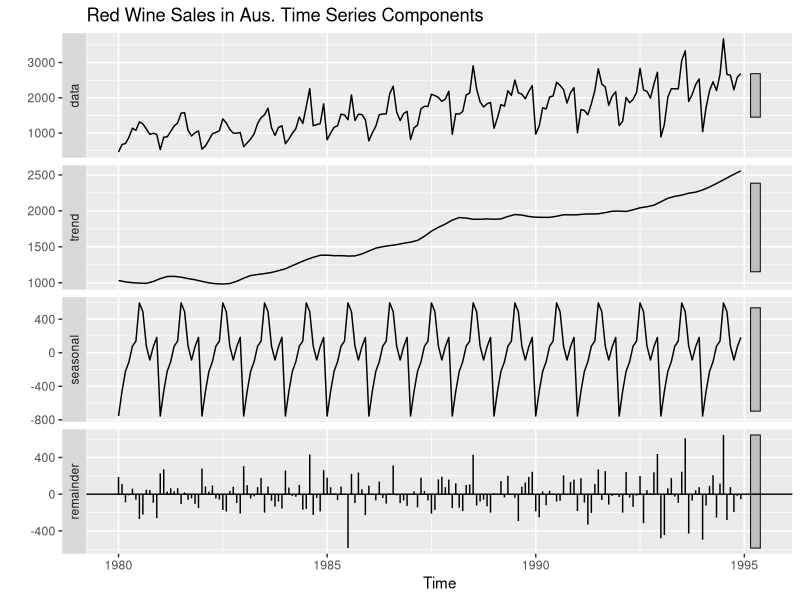
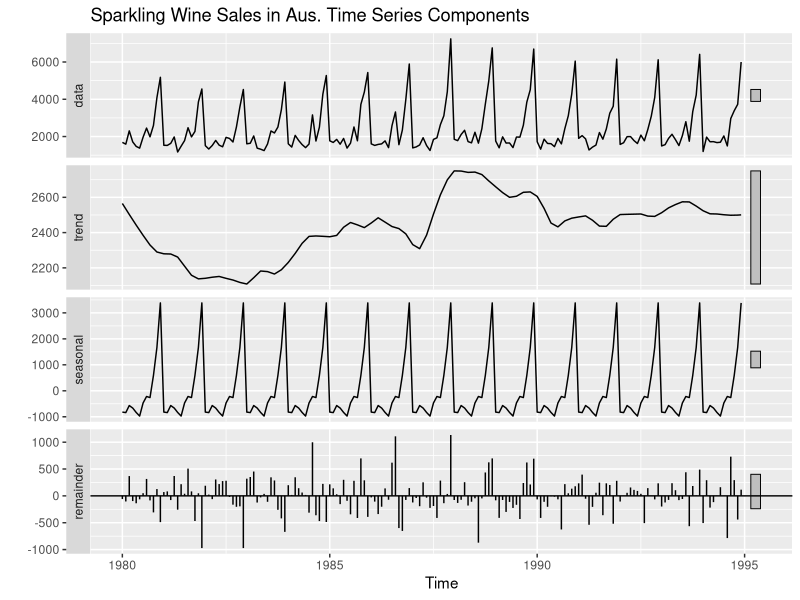
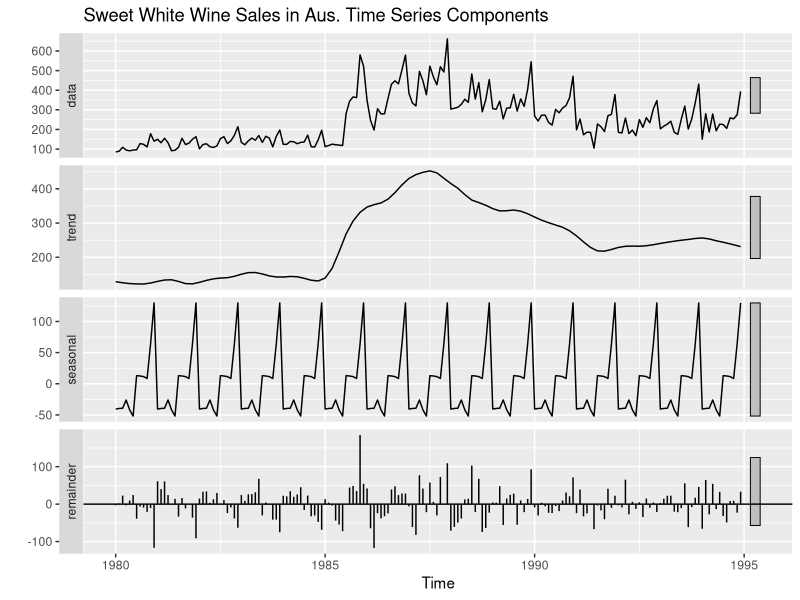
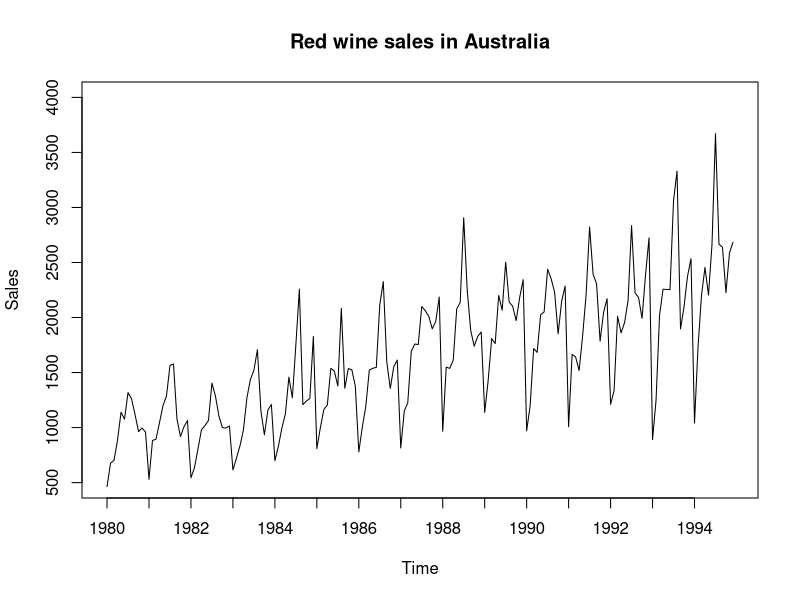
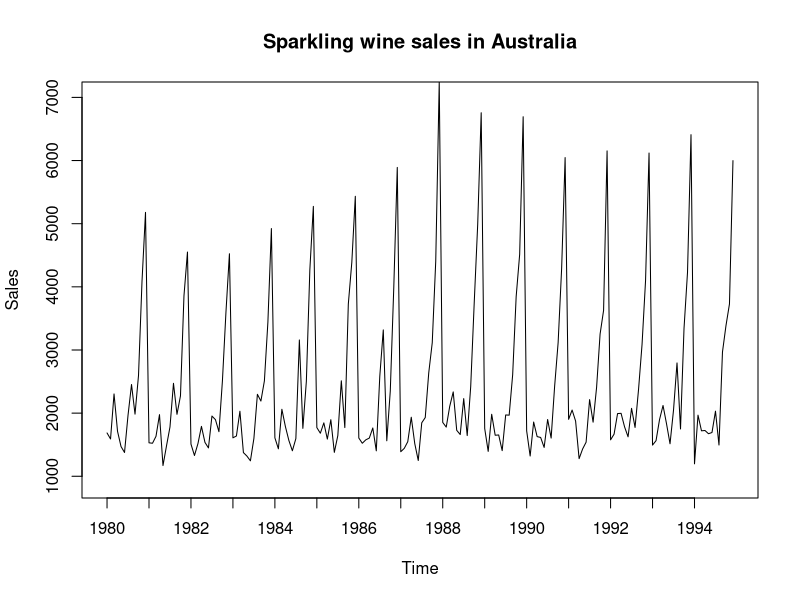
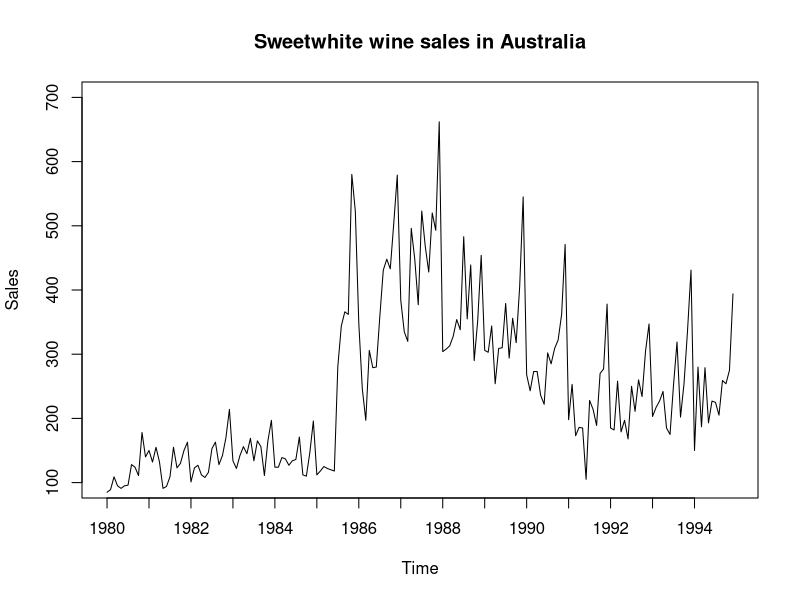
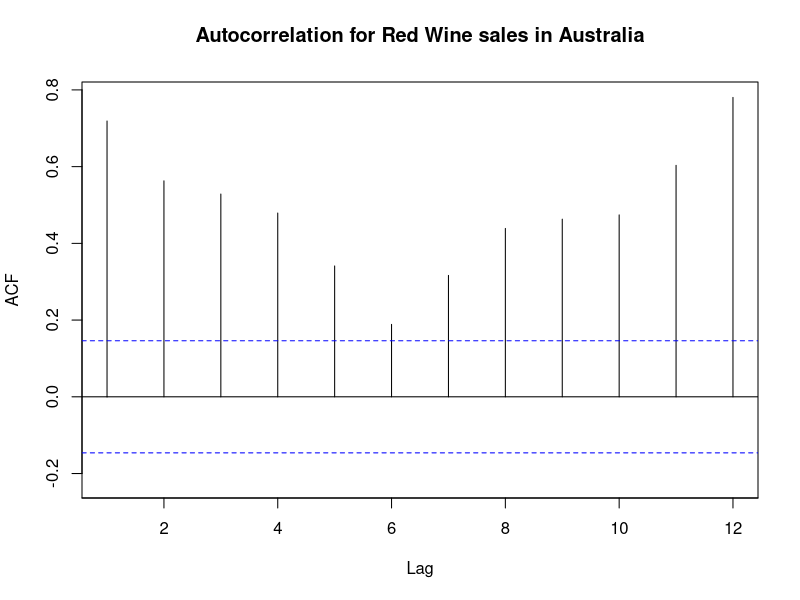
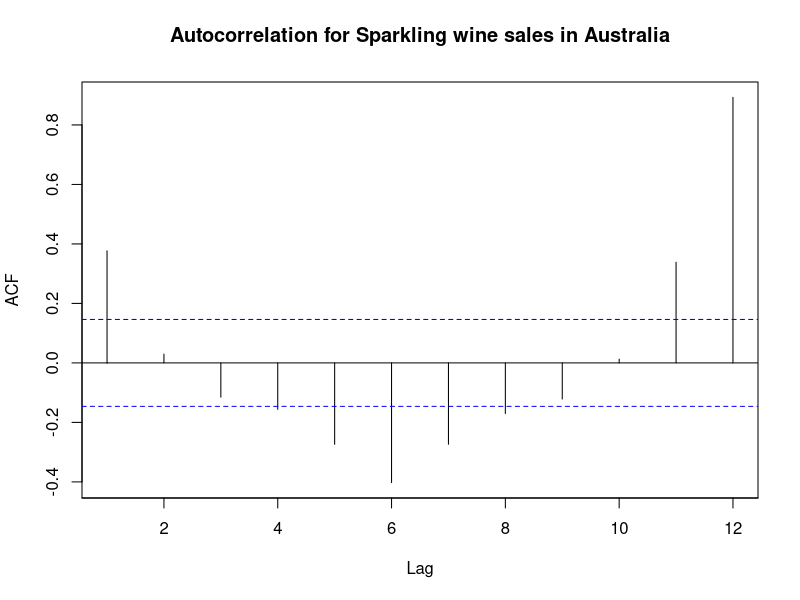

Source code (R) for these figures, in order: (Note: this script raises an error after producing the figures.)
## USE FORECAST LIBRARY.

library(forecast)
library(zoo)
# library(ggplot2)

# Set working directory for locating files.
setwd("/Users/rahulchada/Documents/673 Times series analytics")

# Create data frame.
Auswinesales.data <- read.csv("AusWineSales.csv")

# See the first 6 records of the file.
head(Auswinesales.data)

# See the last 6 records of the file.
tail(Auswinesales.data)

# Function ts() takes three arguments: start, end, and freq.
# With monthly data, frequency (freq) of periods in a season (year) is 12.
# With quarterly data, frequency in a season (year) is equal to 4.
# Arguments start and end are pairs: (season number, period number).
redwine.ts <- ts(Auswinesales.data$Red,
                   start = c(1980, 1), end = c(1994, 12), freq = 12)

sparkling.ts <- ts(Auswinesales.data$Sparkling,
                 start = c(1980, 1), end = c(1994, 12), freq = 12)

sweetwhite.ts <- ts(Auswinesales.data$Sweetwhite,
                 start = c(1980, 1), end = c(1994, 12), freq = 12)


# Use stl() function to plot times series components of the original data.
# The plot includes original data, trend, seasonal, and reminder
# (level and noise component).
redwinesales.stl <- stl(redwine.ts, s.window = "periodic")
autoplot(redwinesales.stl, main = "Red Wine Sales in Aus. Time Series Components")

sparkwinesales.stl <- stl(sparkling.ts, s.window = "periodic")
autoplot(sparkwinesales.stl, main = "Sparkling Wine Sales in Aus. Time Series Components")

sweetwinesales.stl <- stl(sweetwhite.ts, s.window = "periodic")
autoplot(sweetwinesales.stl, main = "Sweet White Wine Sales in Aus. Time Series Components")

## Use plot() to plot time series data  Red Wine
red_plt <- plot(redwine.ts,
     xlab = "Time", ylab = "Sales",
     ylim = c(500, 4000), xaxt = 'n',
     main = "Red wine sales in Australia")

# Establish x-axis scale interval for time in months.
axis(1, at = seq(1980, 1994, 1), labels = format(seq(1980, 1994, 1)))

## Use plot() to plot time series data of Sparkling wine
spark_plt <- plot(sparkling.ts,
     xlab = "Time", ylab = "Sales",
     ylim = c(900, 7000), xaxt = 'n',
     main = "Sparkling wine sales in Australia")

# Establish x-axis scale interval for time in months.
axis(1, at = seq(1980, 1994, 1), labels = format(seq(1980, 1994, 1)))

## Use plot() to plot time series data Sweetwhite wine
sweet_plt <- plot(sweetwhite.ts,
     xlab = "Time", ylab = "Sales",
     ylim = c(100, 700), xaxt = 'n',
     main = "Sweetwhite wine sales in Australia")

# Establish x-axis scale interval for time in months.
axis(1, at = seq(1980, 1994, 1), labels = format(seq(1980, 1994, 1)))

# Use Acf() function to identify autocorrelation and plot autocorrelation
# for different lags.
autocor <- Acf(redwine.ts, lag.max = 12,
               main = "Autocorrelation for Red Wine sales in Australia")

autocor <- Acf(sparkling.ts, lag.max = 12,
               main = "Autocorrelation for Sparkling wine sales in Australia")

autocor <- Acf(sweetwhite.ts, lag.max = 12,
               main = "Autocorrelation for Sweetwhite wine sales in Australia")


# Define the numbers of months in the training and validation sets,
# nTrain and nValid, respectively.
# Total number of period length(prod.ts) = 252.
# nvalid = 36 months (3 years), from January 1992 to December 1994.
# nTrain = 144  months (12 years), from January 1980 to December 1991.
nValid <- 36
nTrain <- length(redwine.ts) - nValid
red_train.ts <- window(redwine.ts, start = c(1980, 1), end = c(1980, nTrain))
red_valid.ts <- window(redwine.ts, start = c(1980, nTrain + 1),
                   end = c(1980, nTrain + nValid))


nTrain <- length(sparkling.ts) - nValid
spark_train.ts <- window(sparkling.ts, start = c(1980, 1), end = c(1980, nTrain))
spark_valid.ts <- window(sparkling.ts, start = c(1980, nTrain + 1),
                   end = c(1980, nTrain + nValid))


nTrain <- length(sweetwhite.ts) - nValid
white_train.ts <- window(sweetwhite.ts, start = c(1980, 1), end = c(1980, nTrain))
white_valid.ts <- window(sweetwhite.ts, start = c(1980, nTrain + 1),
                   end = c(1980, nTrain + nValid))

# Use Arima() function to fit AR(1) model Red wine data.
# The ARIMA model of order = c(1,0,0) gives an AR(1) model.
redwine.ar1<- Arima(redwine.ts, order = c(1,0,0))
summary(redwine.ar1)

# Apply z-test to test the null hypothesis that beta
# coefficient of AR(1) is equal to 1.
ar1 <- 0.7418
s.e. <- 0.0511
null_mean <- 1
alpha <- 0.05
z.stat <- (ar1-null_mean)/s.e.
z.stat
p.value <- pnorm(z.stat)
p.value
if (p.value<alpha) {
  "Reject null hypothesis"
} else {
  "Accept null hypothesis"
}


# Use Arima() function to fit AR(1) model Shipments data.
# The ARIMA model of order = c(1,0,0) gives an AR(1) model.
sparkling.ar1<- Arima(sparkling.ts, order = c(1,0,0))
summary(sparkling.ar1)

# Apply z-test to test the null hypothesis that beta
# coefficient of AR(1) is equal to 1.
ar1 <- 0.3918
s.e. <- 0.0700
null_mean <- 1
alpha <- 0.05
z.stat <- (ar1-null_mean)/s.e.
z.stat
p.value <- pnorm(z.stat)
p.value
if (p.value<alpha) {
  "Reject null hypothesis"
} else {
  "Accept null hypothesis"
}


# Use Arima() function to fit AR(1) model Shipments data.
# The ARIMA model of order = c(1,0,0) gives an AR(1) model.
sweetwhite.ar1<- Arima(sweetwhite.ts, order = c(1,0,0))
summary(sweetwhite.ar1)

# Apply z-test to test the null hypothesis that beta
# coefficient of AR(1) is equal to 1.
ar1 <- 0.7886
s.e. <- 0.0459
null_mean <- 1
alpha <- 0.05
z.stat <- (ar1-null_mean)/s.e.
z.stat
p.value <- pnorm(z.stat)
p.value
if (p.value<alpha) {
  "Reject null hypothesis"
} else {
  "Accept null hypothesis"
}



# RED WINE (Training Data)
# Two-Level Model with Linear Trend & Seasonality Regression and
# Ar(1) Model for Regression Residuals,
red_train.lin.season <- tslm(red_train.ts ~ trend + season)
summary(red_train.lin.season)

#forecast
red_train.lin.season.pred <- forecast(red_train.lin.season, h = nValid, level = 0)
red_train.lin.season.pred

Acf(red_train.lin.season.pred$residuals, lag.max = 12,
    main = "Autocorrelation for Red Wine Training Residuals")

red_res.ar1 <- Arima(red_train.lin.season$residuals, order = c(1,0,0))
summary(red_res.ar1)

#forecast
red_res.ar1.pred <- forecast(red_res.ar1, h = nValid, level = 0)
red_res.ar1.pred

Acf(red_res.ar1$residuals, lag.max = 12,
    main = "Autocorrelation for Red Wine Training Residuals of Residuals")

# Create data table with validation data, regression forecast
# for validation period, AR(1) residuals for validation, and
# two level model results.
red_train.two.level.pred <- red_train.lin.season.pred$mean + red_res.ar1.pred$mean
red_train.two.level.fitted <- red_train.lin.season.pred$fitted + red_res.ar1.pred$fitted
red_valid.df <- round(data.frame(red_valid.ts, red_train.lin.season.pred$mean,
                             red_res.ar1.pred$mean, red_train.two.level.pred),3)
names(red_valid.df) <- c("Validation Data", "Reg Forecast",
                     "AR(1) Forecast", "Combined Forecast")
red_valid.df

round(accuracy(red_train.two.level.pred, red_valid.ts), 3)
# Seasonal naive forecast
round(accuracy((snaive(redwine.ts))$fitted, redwine.ts), 3)
# Naive forecast
round(accuracy((naive(redwine.ts))$fitted, redwine.ts), 3)


# Plotting the two level model
plot(red_train.two.level.pred,
     xlab = "Time", ylab = "Sales (in 000s of Liters)", ylim = c(500, 3900),
     bty = "l", xlim = c(1980, 1997), xaxt = "n",
     main = "Red Wine Two Level Model",
     lty = 2, col = "blue", lwd = 2)
axis(1, at = seq(1980, 1997, 1), labels = format(seq(1980, 1997, 1)))
lines(red_train.two.level.fitted, col = "blue", lwd = 2)
lines(redwine.ts)
legend(1980,3900,
       legend = c("Sales",
                  "Two Level Model for Training Partition",
                  "Two Level Model for Validation Partition"),
       col = c("black", "blue" , "blue"),
       lty = c(1, 1, 2), lwd =c(1, 2, 2), bty = "n")

# Plot on the chart vertical lines and horizontal arrows
# describing training, validation, and future prediction intervals.
lines(c(1992, 1992), c(0, 3900))
lines(c(1995, 1995), c(0, 3900))
text(1987, 3900, "Training")
text(1993.5, 3900, "Validation")
text(1996.5, 3900, "Future")
arrows(1980, 3700, 1991.5, 3700, code = 3, length = 0.1,
       lwd = 1, angle = 30)
arrows(1992.5, 3700, 1994.5, 3700, code = 3, length = 0.1,
       lwd = 1, angle = 30)
arrows(1995.5, 3700, 1997.5, 3700, code = 3, length = 0.1,
       lwd = 1, angle = 30)


# Holtz-Winters Model red wine training data.
red_hw.ZZZ <- ets(red_train.ts, model = "ZZZ")
red_hw.ZZZ

red_hw.ZZZ.pred <- forecast(red_hw.ZZZ, h = nValid, level = 0)
red_hw.ZZZ.pred

round(accuracy(red_hw.ZZZ.pred$mean, red_valid.ts), 3)

# plotting HW model for red wine
plot(red_hw.ZZZ.pred$mean,
     xlab = "Time", ylab = "Sales (in 000s of Liters)", ylim = c(500, 3900),
     bty = "l", xlim = c(1980, 1997), xaxt = "n",
     main = "Red Wine Holt-Winter's Model with Optimal Smoothing Parameters",
     lty = 2, col = "blue", lwd = 2)
axis(1, at = seq(1980, 1995, 1), labels = format(seq(1980, 1995, 1)))
lines(red_hw.ZZZ.pred$fitted, col = "blue", lwd = 2)
lines(redwine.ts)
legend(1980,3900,
       legend = c("Sales",
                  "Holt-Winter's Model for Training Partition",
                  "Holt-Winter's Model for Validation Partition"),
       col = c("black", "blue" , "blue"),
       lty = c(1, 1, 2), lwd =c(1, 2, 2), bty = "n")

# Plot on the chart vertical lines and horizontal arrows
# describing training, validation, and future prediction intervals.
lines(c(1992, 1992), c(0, 3900))
lines(c(1995, 1995), c(0, 3900))
text(1987, 3900, "Training")
text(1993.5, 3900, "Validation")
text(1996.5, 3900, "Future")
arrows(1980, 3700, 1991.5, 3700, code = 3, length = 0.1,
       lwd = 1, angle = 30)
arrows(1992.5, 3700, 1994.5, 3700, code = 3, length = 0.1,
       lwd = 1, angle = 30)
arrows(1995.5, 3700, 1997.5, 3700, code = 3, length = 0.1,
       lwd = 1, angle = 30)




# auto ARIMA red wine training data.
red.auto.arima <- auto.arima(red_train.ts)
summary(red.auto.arima)

red.auto.arima.pred <- forecast(red.auto.arima, h = nValid, level = 0)
red.auto.arima.pred

round(accuracy(red.auto.arima.pred$mean, red_valid.ts), 3)

# Plotting the auto arima model for red model
plot(red.auto.arima.pred$mean,
     xlab = "Time", ylab = "Sales (in 000s of Liters)", ylim = c(500, 3900),
     bty = "l", xlim = c(1980, 1997), xaxt = "n",
     main = "Red Wine Auto ARIMA Model",
     lty = 2, col = "blue", lwd = 2)
axis(1, at = seq(1980, 1997, 1), labels = format(seq(1980, 1997, 1)))
lines(red.auto.arima.pred$fitted, col = "blue", lwd = 2)
lines(redwine.ts)
legend(1980,3900,
       legend = c("Sales",
                  "Auto ARIMA Model for Training Partition",
                  "Auto ARIMA Model for Validation Partition"),
       col = c("black", "blue" , "blue"),
       lty = c(1, 1, 2), lwd =c(1, 2, 2), bty = "n")

# Plot on the chart vertical lines and horizontal arrows
# describing training, validation, and future prediction intervals.
lines(c(1992, 1992), c(0, 3900))
lines(c(1995, 1995), c(0, 3900))
text(1987, 3900, "Training")
text(1993.5, 3900, "Validation")
text(1996.5, 3900, "Future")
arrows(1980, 3700, 1991.5, 3700, code = 3, length = 0.1,
       lwd = 1, angle = 30)
arrows(1992.5, 3700, 1994.5, 3700, code = 3, length = 0.1,
       lwd = 1, angle = 30)
arrows(1995.5, 3700, 1997.5, 3700, code = 3, length = 0.1,
       lwd = 1, angle = 30)

# SPARKLING WINE (Training Data)
# Two-Level Model with Linear Trend & Seasonality Regression and
# Ar(1) Model for Regression Residuals,
sparkling_train.lin.season <- tslm(spark_train.ts ~ trend + season)
summary(sparkling_train.lin.season)

#forecast
sparkling.lin.season.pred <- forecast(sparkling_train.lin.season, h = nValid, level = 0)
sparkling.lin.season.pred

Acf(sparkling.lin.season.pred$residuals, lag.max = 12,
    main = "Autocorrelation for sparkling Wine Training Residuals")

sparkling_res.ar1 <- Arima(sparkling_train.lin.season$residuals, order = c(1,0,0))
summary(sparkling_res.ar1)

#forecast
sparkling_res.ar1.pred <- forecast(sparkling_res.ar1, h = nValid, level = 0)
sparkling_res.ar1.pred

Acf(sparkling_res.ar1$residuals, lag.max = 12,
    main = "Autocorrelation for sparkling Wine Training Residuals of Residuals")

sparkling_train.two.level.pred <- sparkling.lin.season.pred$mean + sparkling_res.ar1.pred$mean
sparkling_train.two.level.fitted <- sparkling.lin.season.pred$fitted + sparkling_res.ar1.pred$fitted

sparkling_valid.df <- round(data.frame(spark_valid.ts, sparkling.lin.season.pred$mean,
                                       sparkling_res.ar1.pred$mean, sparkling_train.two.level.pred),3)
names(sparkling_valid.df) <- c("Validation Data", "Reg Forecast",
                         "AR(1) Forecast", "Combined Forecast")
sparkling_valid.df

round(accuracy(sparkling_train.two.level.pred, spark_valid.ts), 3)
# Seasonal naive forecast
round(accuracy((snaive(sparkling.ts))$fitted, sparkling.ts), 3)
# Naive forecast
round(accuracy((naive(sparkling.ts))$fitted, sparkling.ts), 3)


# Plotting the two level model for sparkling wine
plot(sparkling_train.two.level.pred,
     xlab = "Time", ylab = "Sales (in 000s of Liters)", ylim = c(1000, 8000),
     bty = "l", xlim = c(1980, 1997), xaxt = "n",
     main = "Sparkling Wine Two Level Model",
     lty = 2, col = "blue", lwd = 2)
axis(1, at = seq(1980, 1997, 1), labels = format(seq(1980, 1997, 1)))
lines(sparkling_train.two.level.fitted, col = "blue", lwd = 2)
lines(sparkling.ts)
legend(1980,8000,
       legend = c("Sales",
                  "Two Level Model for Training Partition",
                  "Two Level Model for Validation Partition"),
       col = c("black", "blue" , "blue"),
       lty = c(1, 1, 2), lwd =c(1, 2, 2), bty = "n")

# Plot on the chart vertical lines and horizontal arrows
# describing training, validation, and future prediction intervals.
lines(c(1992, 1992), c(0, 8000))
lines(c(1995, 1995), c(0, 8000))
text(1987, 8000, "Training")
text(1993.5, 8000, "Validation")
text(1996.5, 8000, "Future")
arrows(1980, 7750, 1991.5, 7750, code = 3, length = 0.1,
       lwd = 1, angle = 30)
arrows(1992.5, 7750, 1994.5, 7750, code = 3, length = 0.1,
       lwd = 1, angle = 30)
arrows(1995.5, 7750, 1997.5, 7750, code = 3, length = 0.1,
       lwd = 1, angle = 30)



# Holtz-Winters Model sparkling wine training data.
sparkling_hw.ZZZ <- ets(spark_train.ts, model = "ZZZ")
sparkling_hw.ZZZ

sparkling_hw.ZZZ.pred <- forecast(sparkling_hw.ZZZ, h = nValid, level = 0)
sparkling_hw.ZZZ.pred

round(accuracy(sparkling_hw.ZZZ.pred$mean, spark_valid.ts), 3)


# Plotting the Holts-Winters model for sparkling wine
plot(sparkling_hw.ZZZ.pred$mean,
     xlab = "Time", ylab = "Sales (in 000s of Liters)", ylim = c(1000, 8000),
     bty = "l", xlim = c(1980, 1997), xaxt = "n",
     main = "Sparkling Wine Holt-Winter's Model with Optimal Smoothing Parameters",
     lty = 2, col = "blue", lwd = 2)
axis(1, at = seq(1980, 1997, 1), labels = format(seq(1980, 1997, 1)))
lines(sparkling_hw.ZZZ.pred$fitted, col = "blue", lwd = 2)
lines(sparkling.ts)
legend(1980,8000,
       legend = c("Sales",
                  "Holt-Winter's Model for Training Partition",
                  "Holt-Winter's Model for Validation Partition"),
       col = c("black", "blue" , "blue"),
       lty = c(1, 1, 2), lwd =c(1, 2, 2), bty = "n")

# Plot on the chart vertical lines and horizontal arrows
# describing training, validation, and future prediction intervals.
lines(c(1992, 1992), c(0, 8000))
lines(c(1995, 1995), c(0, 8000))
text(1987, 8000, "Training")
text(1993.5, 8000, "Validation")
text(1996.5, 8000, "Future")
arrows(1980, 7750, 1991.5, 7750, code = 3, length = 0.1,
       lwd = 1, angle = 30)
arrows(1992.5, 7750, 1994.5, 7750, code = 3, length = 0.1,
       lwd = 1, angle = 30)
arrows(1995.5, 7750, 1997.5, 7750, code = 3, length = 0.1,
       lwd = 1, angle = 30)


# auto ARIMA sparkling wine training data.
sparkling.auto.arima <- auto.arima(spark_train.ts)
summary(sparkling.auto.arima)

sparkling.auto.arima.pred <- forecast(sparkling.auto.arima, h = nValid, level = 0)
sparkling.auto.arima.pred

round(accuracy(sparkling.auto.arima.pred$mean, spark_valid.ts), 3)

# Plotting the auto Arima model with sparkling wine
plot(sparkling.auto.arima.pred$mean,
     xlab = "Time", ylab = "Sales (in 000s of Liters)", ylim = c(1000, 8000),
     bty = "l", xlim = c(1980, 1997), xaxt = "n",
     main = "Sparkling Wine Auto ARIMA Model",
     lty = 2, col = "blue", lwd = 2)
axis(1, at = seq(1980, 1997, 1), labels = format(seq(1980, 1997, 1)))
lines(sparkling.auto.arima.pred$fitted, col = "blue", lwd = 2)
lines(sparkling.ts)
legend(1980,8000,
       legend = c("Sales",
                  "Auto ARIMA Model for Training Partition",
                  "Auto ARIMA Model for Validation Partition"),
       col = c("black", "blue" , "blue"),
       lty = c(1, 1, 2), lwd =c(1, 2, 2), bty = "n")

# Plot on the chart vertical lines and horizontal arrows
# describing training, validation, and future prediction intervals.
lines(c(1992, 1992), c(0, 8000))
lines(c(1995, 1995), c(0, 8000))
text(1987, 8000, "Training")
text(1993.5, 8000, "Validation")
text(1996.5, 8000, "Future")
arrows(1980, 7750, 1991.5, 7750, code = 3, length = 0.1,
       lwd = 1, angle = 30)
arrows(1992.5, 7750, 1994.5, 7750, code = 3, length = 0.1,
       lwd = 1, angle = 30)
arrows(1995.5, 7750, 1997.5, 7750, code = 3, length = 0.1,
       lwd = 1, angle = 30)



# SWEETWHITE WINE (Training Data)
# Two-Level Model with Linear Trend & Seasonality Regression and
# Ar(1) Model for Regression Residuals,
sweetwhite_train.lin.season <- tslm(white_train.ts ~ trend + season)
summary(sweetwhite_train.lin.season)

#forecast
sweetwhite.lin.season.pred <- forecast(sweetwhite_train.lin.season, h = nValid, level = 0)
sweetwhite.lin.season.pred

Acf(sweetwhite.lin.season.pred$residuals, lag.max = 12,
    main = "Autocorrelation for sweetwhite Wine Training Residuals")

sweetwhite_res.ar1 <- Arima(sweetwhite_train.lin.season$residuals, order = c(1,0,0))
summary(sweetwhite_res.ar1)

#forecast
sweetwhite_res.ar1.pred <- forecast(sweetwhite_res.ar1, h = nValid, level = 0)
sweetwhite_res.ar1.pred

Acf(sweetwhite_res.ar1$residuals, lag.max = 12,
    main = "Autocorrelation for Sweet white Wine Training Residuals of Residuals")

sweetwhite_train.two.level.pred <- sweetwhite.lin.season.pred$mean + sweetwhite_res.ar1.pred$mean
sweetwhite_train.two.level.fitted <- sweetwhite.lin.season.pred$fitted + sweetwhite_res.ar1.pred$fitted

sweetwhite_valid.df <- round(data.frame(white_valid.ts, sweetwhite.lin.season.pred$mean,
                                        sweetwhite_res.ar1.pred$mean, sweetwhite_train.two.level.pred),3)
names(sweetwhite_valid.df) <- c("Validation Data", "Reg Forecast",
                               "AR(1) Forecast", "Combined Forecast")
sweetwhite_valid.df

round(accuracy(sweetwhite_train.two.level.pred, white_valid.ts), 3)
# Seasonal naive forecast
round(accuracy((snaive(sweetwhite.ts))$fitted, sweetwhite.ts), 3)
# Naive forecast
round(accuracy((naive(sweetwhite.ts))$fitted, sweetwhite.ts), 3)

# plot two level model for sweet white wine
plot(sweetwhite_train.two.level.pred,
     xlab = "Time", ylab = "Sales (in 000s of Liters)", ylim = c(50, 1000),
     bty = "l", xlim = c(1980, 1997), xaxt = "n",
     main = "Sweet White Wine Two Level Model",
     lty = 2, col = "blue", lwd = 2)
axis(1, at = seq(1980, 1997, 1), labels = format(seq(1980, 1997, 1)))
lines(sweetwhite_train.two.level.fitted, col = "blue", lwd = 2)
lines(sweetwhite.ts)
legend(1980,950,
       legend = c("Sales",
                  "Two Level Model for Training Partition",
                  "Two Level Model for Validation Partition"),
       col = c("black", "blue" , "blue"),
       lty = c(1, 1, 2), lwd =c(1, 2, 2), bty = "n")

# Plot on the chart vertical lines and horizontal arrows
# describing training, validation, and future prediction intervals.
lines(c(1992, 1992), c(0, 1000))
lines(c(1995, 1995), c(0, 1000))
text(1987, 1000, "Training")
text(1993.5, 1000, "Validation")
text(1996.5, 1000, "Future")
arrows(1980, 950, 1991.5, 950, code = 3, length = 0.1,
       lwd = 1, angle = 30)
arrows(1992.5, 950, 1994.5, 950, code = 3, length = 0.1,
       lwd = 1, angle = 30)
arrows(1995.5, 950, 1997.5, 950, code = 3, length = 0.1,
       lwd = 1, angle = 30)



# Holtz-Winters Model white wine training data.
sweetwhite_hw.ZZZ <- ets(white_train.ts, model = "ZZZ")
sweetwhite_hw.ZZZ

sweetwhite_hw.ZZZ.pred <- forecast(sweetwhite_hw.ZZZ, h = nValid, level = 0)
sweetwhite_hw.ZZZ.pred

round(accuracy(sweetwhite_hw.ZZZ.pred$mean, white_valid.ts), 3)



# Plotting tht sweet white wine HW model
plot(sweetwhite_hw.ZZZ.pred$mean,
     xlab = "Time", ylab = "Sales (in 000s of Liters)", ylim = c(50, 1000),
     bty = "l", xlim = c(1980, 1997), xaxt = "n",
     main = "Sweet White Wine Holt-Winter's Model with Optimal Smoothing Parameters",
     lty = 2, col = "blue", lwd = 2)
axis(1, at = seq(1980, 1997, 1), labels = format(seq(1980, 1997, 1)))
lines(sweetwhite_hw.ZZZ.pred$fitted, col = "blue", lwd = 2)
lines(sweetwhite.ts)
legend(1980,950,
       legend = c("Sales",
                  "Holt-Winter's Model for Training Partition",
                  "Holt-Winter's Model for Validation Partition"),
       col = c("black", "blue" , "blue"),
       lty = c(1, 1, 2), lwd =c(1, 2, 2), bty = "n")

# Plot on the chart vertical lines and horizontal arrows
# describing training, validation, and future prediction intervals.
lines(c(1992, 1992), c(0, 1000))
lines(c(1995, 1995), c(0, 1000))
text(1987, 1000, "Training")
text(1993.5, 1000, "Validation")
text(1996.5, 1000, "Future")
arrows(1980, 950, 1991.5, 950, code = 3, length = 0.1,
       lwd = 1, angle = 30)
arrows(1992.5, 950, 1994.5, 950, code = 3, length = 0.1,
       lwd = 1, angle = 30)
arrows(1995.5, 950, 1997.5, 950, code = 3, length = 0.1,
       lwd = 1, angle = 30)




# auto ARIMA white wine training data.
white.auto.arima <- auto.arima(white_train.ts)
summary(auto.arima)

white.auto.arima.pred <- forecast(white.auto.arima, h = nValid, level = 0)
white.auto.arima.pred

round(accuracy(white.auto.arima.pred$mean, white_valid.ts), 3)

# plotting the white wine auto arima model
plot(white.auto.arima.pred$mean,
     xlab = "Time", ylab = "Sales (in 000s of Liters)", ylim = c(50, 1000),
     bty = "l", xlim = c(1980, 1997), xaxt = "n",
     main = "Sweet White Wine Auto ARIMA Model",
     lty = 2, col = "blue", lwd = 2)
axis(1, at = seq(1980, 1997, 1), labels = format(seq(1980, 1997, 1)))
lines(white.auto.arima.pred$fitted, col = "blue", lwd = 2)
lines(sweetwhite.ts)
legend(1980,950,
       legend = c("Sales",
                  "Auto ARIMA Model for Training Partition",
                  "Auto ARIMA Model for Validation Partition"),
       col = c("black", "blue" , "blue"),
       lty = c(1, 1, 2), lwd =c(1, 2, 2), bty = "n")

# Plot on the chart vertical lines and horizontal arrows
# describing training, validation, and future prediction intervals.
lines(c(1992, 1992), c(0, 1000))
lines(c(1995, 1995), c(0, 1000))
text(1987, 1000, "Training")
text(1993.5, 1000, "Validation")
text(1996.5, 1000, "Future")
arrows(1980, 950, 1991.5, 950, code = 3, length = 0.1,
       lwd = 1, angle = 30)
arrows(1992.5, 950, 1994.5, 950, code = 3, length = 0.1,
       lwd = 1, angle = 30)
arrows(1995.5, 950, 1997.5, 950, code = 3, length = 0.1,
       lwd = 1, angle = 30)



# ENTIRE DATA SET


##RED WINE##


## USE REGRESSION AND TRAILING MA FORECASTS FOR ENTIRE DATA SET. 
## USE 2-LEVEL (COMBINED) FORECAST TO FORECAST 12 FUTURE PERIODS.
## MEASURE ACCURACY OF REGRESSION AND 2-LEVEL FORECASTS FOR
## ENTIRE DATA SET.

# Fit a regression model with linear trend and seasonality for
# entire data set.
red.tot.trend.seas <- tslm(redwine.ts ~ trend  + season)
summary(red.tot.trend.seas)

# Create regression forecast for future 12 periods.
red.tot.trend.seas.pred <- forecast(red.tot.trend.seas, h = 12, level = 0)
red.tot.trend.seas.pred

# Identify and display regression residuals for entire data set.
red.tot.trend.seas.res <- red.tot.trend.seas$residuals
red.tot.trend.seas.res

# Use trailing MA to forecast residuals for entire data set.
red.tot.ma.trail.res <- rollmean(red.tot.trend.seas.res, k = 4, align = "right")
red.tot.ma.trail.res

# Create forecast for trailing MA residuals for future 12 periods.
red.tot.ma.trail.res.pred <- forecast(red.tot.ma.trail.res, h = 12, level = 0)
red.tot.ma.trail.res.pred

# Develop 2-level forecast for future 12 periods by combining 
# regression forecast and trailing MA for residuals for future
# 12 periods.
red.tot.fst.2level <- red.tot.trend.seas.pred$mean + red.tot.ma.trail.res.pred$mean
red.tot.fst.2level

# Create a table with regression forecast, trailing MA for residuals,
# and total forecast for future 12 periods.
red.future12.df <- round(data.frame(red.tot.trend.seas.pred$mean, red.tot.ma.trail.res.pred$mean, 
                                    red.tot.fst.2level), 3)
names(red.future12.df) <- c("Regression.Fst", "MA.Residuals.Fst", "Combined.Fst")
red.future12.df

# Use accuracy() function to identify common accuracy measures.
# Use round() function to round accuracy measures to three decimal digits.
round(accuracy(red.tot.trend.seas.pred$fitted, redwine.ts), 3)
round(accuracy(red.tot.trend.seas.pred$fitted+red.tot.ma.trail.res, redwine.ts), 3)
round(accuracy((snaive(redwine.ts))$fitted, redwine.ts), 3)


## FORECAST WITH HOLT-WINTER'S MODEL USING ENTIRE DATA SET INTO
## THE FUTURE FOR 12 PERIODS.

# Create Holt-Winter's (HW) exponential smoothing for full production data set. 
# Use ets() function with model = "ZZZ", to identify the best HW option
# and optimal alpha, beta, & gamma to fit HW for the entire data period.
RED.HW.ZZZ <- ets(redwine.ts, model = "ZZZ")
RED.HW.ZZZ 

# Use forecast() function to make predictions using this HW model for
# 12 month into the future.
RED.HW.ZZZ.pred <- forecast(RED.HW.ZZZ, h = 12 , level = 0)
RED.HW.ZZZ.pred

## FORECAST WITH ARIMA MODELS FOR ENTIRE DATA SET. 
# Use auto.arima() function to fit ARIMA model for entire data set.
# use summary() to show auto ARIMA model and its parameters for entire data set.
red.auto.arima <- auto.arima(redwine.ts)
summary(red.auto.arima)

# Apply forecast() function to make predictions for ts with 
# auto ARIMA model for the future 8 periods. 
red.auto.arima.pred <- forecast(red.auto.arima, h = 12, level = 0)
red.auto.arima.pred

# Identify performance measures for HW forecast.
# Use accuracy() function to identify common accuracy measures.
round(accuracy((snaive(redwine.ts))$fitted, redwine.ts), 3)
round(accuracy(RED.HW.ZZZ.pred$fitted, redwine.ts), 3)
round(accuracy(red.auto.arima.pred$fitted, redwine.ts), 3)


##SPARKLING WINE##

## USE REGRESSION AND TRAILING MA FORECASTS FOR ENTIRE DATA SET.
## USE 2-LEVEL (COMBINED) FORECAST TO FORECAST 12 FUTURE PERIODS.
## MEASURE ACCURACY OF REGRESSION AND 2-LEVEL FORECASTS FOR
## ENTIRE DATA SET.

# Fit a regression model with linear trend and seasonality for
# entire data set.
sparkling.tot.trend.seas <- tslm(sparkling.ts ~ trend  + season)
summary(sparkling.tot.trend.seas)

# Create regression forecast for future 12 periods.
sparkling.tot.trend.seas.pred <- forecast(sparkling.tot.trend.seas, h = 12, level = 0)
sparkling.tot.trend.seas.pred

# Identify and display regression residuals for entire data set.
sparkling.tot.trend.seas.res <- sparkling.tot.trend.seas$residuals
sparkling.tot.trend.seas.res

# Use trailing MA to forecast residuals for entire data set.
sparkling.tot.ma.trail.res <- rollmean(sparkling.tot.trend.seas.res, k = 4, align = "right")
sparkling.tot.ma.trail.res

# Create forecast for trailing MA residuals for future 12 periods.
sparkling.tot.ma.trail.res.pred <- forecast(sparkling.tot.ma.trail.res, h = 12, level = 0)
sparkling.tot.ma.trail.res.pred

# Develop 2-level forecast for future 12 periods by combining
# regression forecast and trailing MA for residuals for future
# 12 periods.
sparkling.tot.fst.2level <- sparkling.tot.trend.seas.pred$mean + sparkling.tot.ma.trail.res.pred$mean
sparkling.tot.fst.2level

# Create a table with regression forecast, trailing MA for residuals,
# and total forecast for future 12 periods.
sparkling.future12.df <- round(data.frame(sparkling.tot.trend.seas.pred$mean, sparkling.tot.ma.trail.res.pred$mean,
                                          sparkling.tot.fst.2level), 3)
names(sparkling.future12.df) <- c("Regression.Fst", "MA.Residuals.Fst", "Combined.Fst")
sparkling.future12.df

# Use accuracy() function to identify common accuracy measures.
# Use round() function to round accuracy measures to three decimal digits.
round(accuracy(sparkling.tot.trend.seas.pred$fitted, sparkling.ts), 3)
round(accuracy(sparkling.tot.trend.seas.pred$fitted+sparkling.tot.ma.trail.res, sparkling.ts), 3)
round(accuracy((snaive(sparkling.ts))$fitted, sparkling.ts), 3)


## FORECAST WITH HOLT-WINTER'S MODEL USING ENTIRE DATA SET INTO
## THE FUTURE FOR 12 PERIODS.

# Create Holt-Winter's (HW) exponential smoothing for full production data set.
# Use ets() function with model = "ZZZ", to identify the best HW option
# and optimal alpha, beta, & gamma to fit HW for the entire data period.
SPARK.HW.ZZZ <- ets(sparkling.ts, model = "ZZZ")
SPARK.HW.ZZZ

# Use forecast() function to make predictions using this HW model for
# 12 month into the future.
SPARK.HW.ZZZ.pred <- forecast(SPARK.HW.ZZZ, h = 12 , level = 0)
SPARK.HW.ZZZ.pred

## FORECAST WITH ARIMA MODELS FOR ENTIRE DATA SET.
# Use auto.arima() function to fit ARIMA model for entire data set.
# use summary() to show auto ARIMA model and its parameters for entire data set.
spark.auto.arima <- auto.arima(sparkling.ts)
summary(spark.auto.arima)

# Apply forecast() function to make predictions for ts with
# auto ARIMA model for the future 8 periods.
spark.auto.arima.pred <- forecast(spark.auto.arima, h = 12, level = 0)
spark.auto.arima.pred

# Identify performance measures for HW forecast.
# Use accuracy() function to identify common accuracy measures.
round(accuracy((snaive(sparkling.ts))$fitted, sparkling.ts), 3)
round(accuracy(SPARK.HW.ZZZ.pred$fitted, sparkling.ts), 3)
round(accuracy(spark.auto.arima.pred$fitted, sparkling.ts), 3)


##SWEET WHITE##


## USE REGRESSION AND TRAILING MA FORECASTS FOR ENTIRE DATA SET.
## USE 2-LEVEL (COMBINED) FORECAST TO FORECAST 12 FUTURE PERIODS.
## MEASURE ACCURACY OF REGRESSION AND 2-LEVEL FORECASTS FOR
## ENTIRE DATA SET.

# Fit a regression model with linear trend and seasonality for
# entire data set.
sweetwhite.tot.trend.seas <- tslm(sweetwhite.ts ~ trend  + season)
summary(sweetwhite.tot.trend.seas)

# Create regression forecast for future 12 periods.
sweetwhite.tot.trend.seas.pred <- forecast(sweetwhite.tot.trend.seas, h = 12, level = 0)
sweetwhite.tot.trend.seas.pred

# Identify and display regression residuals for entire data set.
sweetwhite.tot.trend.seas.res <- sweetwhite.tot.trend.seas$residuals
sweetwhite.tot.trend.seas.res

# Use trailing MA to forecast residuals for entire data set.
sweetwhite.tot.ma.trail.res <- rollmean(sweetwhite.tot.trend.seas.res, k = 4, align = "right")
sweetwhite.tot.ma.trail.res

# Create forecast for trailing MA residuals for future 12 periods.
sweetwhite.tot.ma.trail.res.pred <- forecast(sweetwhite.tot.ma.trail.res, h = 12, level = 0)
sweetwhite.tot.ma.trail.res.pred

# Develop 2-level forecast for future 12 periods by combining
# regression forecast and trailing MA for residuals for future
# 12 periods.
sweetwhite.tot.fst.2level <- sweetwhite.tot.trend.seas.pred$mean + sweetwhite.tot.ma.trail.res.pred$mean
sweetwhite.tot.fst.2level

# Create a table with regression forecast, trailing MA for residuals,
# and total forecast for future 12 periods.
sweetwhite.future12.df <- round(data.frame(sweetwhite.tot.trend.seas.pred$mean, sweetwhite.tot.ma.trail.res.pred$mean,
                                           sweetwhite.tot.fst.2level), 3)
names(sweetwhite.future12.df) <- c("Regression.Fst", "MA.Residuals.Fst", "Combined.Fst")
sweetwhite.future12.df

# Use accuracy() function to identify common accuracy measures.
# Use round() function to round accuracy measures to three decimal digits.
round(accuracy(sweetwhite.tot.trend.seas.pred$fitted, sweetwhite.ts), 3)
round(accuracy(sweetwhite.tot.trend.seas.pred$fitted+sweetwhite.tot.ma.trail.res, sweetwhite.ts), 3)
round(accuracy((snaive(sweetwhite.ts))$fitted, sweetwhite.ts), 3)


## FORECAST WITH HOLT-WINTER'S MODEL USING ENTIRE DATA SET INTO
## THE FUTURE FOR 12 PERIODS.

# Create Holt-Winter's (HW) exponential smoothing for full production data set.
# Use ets() function with model = "ZZZ", to identify the best HW option
# and optimal alpha, beta, & gamma to fit HW for the entire data period.
WHITE.HW.ZZZ <- ets(sweetwhite.ts, model = "ZZZ")
WHITE.HW.ZZZ

# Use forecast() function to make predictions using this HW model for
# 12 month into the future.
WHITE.HW.ZZZ.pred <- forecast(WHITE.HW.ZZZ, h = 12 , level = 0)
WHITE.HW.ZZZ.pred

## FORECAST WITHARIMA MODELS FOR ENTIRE DATA SET.
# Use auto.arima() function to fit ARIMA model for entire data set.
# use summary() to show auto ARIMA model and its parameters for entire data set.
white.auto.arima <- auto.arima(sweetwhite.ts)
summary(white.auto.arima)

# Apply forecast() function to make predictions for ts with
# auto ARIMA model for the future 8 periods.
white.spark.auto.arima.pred <- forecast(white.auto.arima, h = 12, level = 0)
white.spark.auto.arima.pred

# Identify performance measures for HW forecast.
# Use accuracy() function to identify common accuracy measures.
round(accuracy((snaive(sweetwhite.ts))$fitted, sweetwhite.ts), 3)
round(accuracy(WHITE.HW.ZZZ.pred$fitted, sweetwhite.ts), 3)
round(accuracy(white.auto.arima.pred$fitted, sweetwhite.ts), 3)
